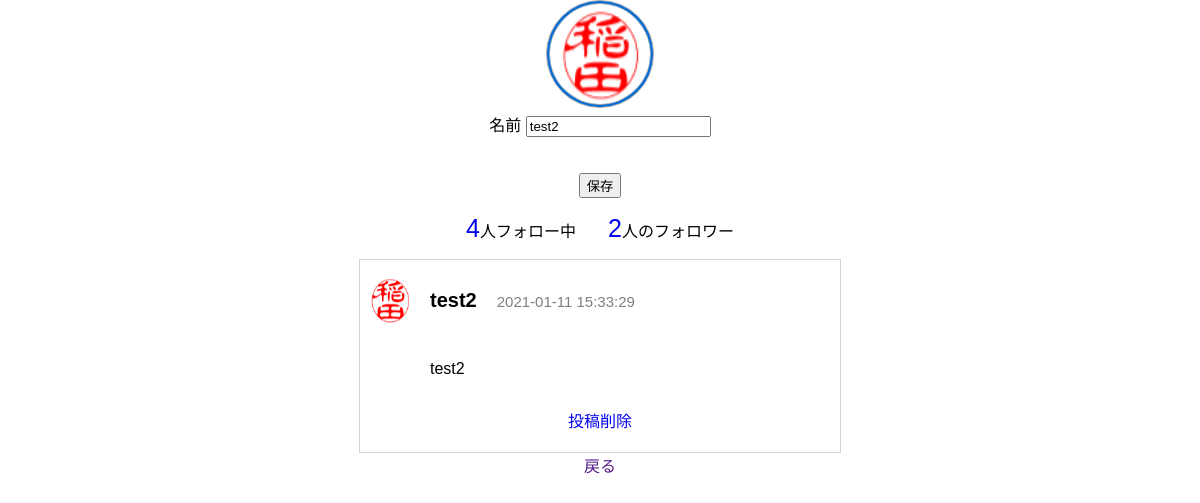
The app's page /profile.php (signed in) with its own data.
### tables this page shows
CREATE TABLE `gs_bm_table` (
  `id` int(12) NOT NULL,
  `name` varchar(64) NOT NULL,
  `email` varchar(128) NOT NULL,
  `sex` text NOT NULL,
  `age` text NOT NULL,
  `time` datetime NOT NULL,
  `password` text NOT NULL,
  `image` varchar(128) NOT NULL,
  `loginflag` tinyint(1) NOT NULL,
  `checkflag` tinyint(1) NOT NULL
);

CREATE TABLE `gs_tweet_table` (
  `id` int(12) NOT NULL,
  `userid` int(12) NOT NULL,
  `name` varchar(64) NOT NULL,
  `email` varchar(128) NOT NULL,
  `tweet` varchar(256) NOT NULL,
  `date` datetime NOT NULL,
  `image` varchar(128) NOT NULL
);

### funcs.php (called while the page is built)
<?php
function h($str)
{
    return htmlspecialchars($str, ENT_QUOTES);
}

### profile.php (the view, shortened to what this page needs)
<?php
    require_once('funcs.php');
    $id = $_SESSION["id"];
    $page = $_SESSION["page"];
    $db = connectDB();
    $sql = "SELECT * FROM gs_bm_table WHERE id=:id";
    $stmt = $db->prepare($sql);
    $stmt->bindValue(':id', h($id), PDO::PARAM_STR);
    $status = $stmt->execute();
    if($status==false){
        $error = $stmt->errorInfo();
        echo '何か問題があったので最初からお願いします';
        exit('<br><button><a href="index.html">登録画面へ戻る</a></button>');
    }else{
        $row = $stmt->fetch();
    }
?>
<?php
    $sql2 = 'SELECT * FROM gs_follow_table';
    $stmt2 = $db->prepare($sql2);
    $status2 = $stmt2->execute();
    $followcount = 0;
    $followercount = 0;
    if($status2==false){
        $error = $stmt->errorInfo();
        echo '何か問題があったので最初からお願いします';
        exit('<br><button><a href="index.html">登録画面へ戻る</a></button>');
    }else{
        while($result = $stmt2->fetch(PDO::FETCH_ASSOC)){
            if($result["userid"] == $row["id"]){
                $followcount++;
            }
            if($result["followid"] == $row["id"]){
                $followercount++;
            }
        }
    }
?>
<?php
    $stmt3 = $db->prepare('SELECT * FROM gs_tweet_table');
    $status3 = $stmt3->execute();
    $view="";
    $count=0;
    if($status3==false){
        echo '何か問題があったので最初からお願いします';
        exit('<br><button><a href="index.html">登録画面へ戻る</a></button>');
    }else{
        while($result3 = $stmt3->fetch(PDO::FETCH_ASSOC)){
            if($result3["name"] == $row["name"]){
                $view = '</div>'.$view;
                $view = '</form>'.$view;
                $view = '<a href="javascript:delete'.$count.'.submit()">'.'投稿削除'.'</a>'.$view;
                $view = '<input type="hidden" name="id" value="'.$result3["id"].'">'.$view;
                $view = '</div>' . $view;
                $view = '<p>'.h($result3["tweet"]).'</p>'.$view;
                $view = '<h4>'.h($result3["name"]).'<span>'.h($result3["date"]).'</span></h4>'.$view;
                $view = '<div class="mytweet">' . $view;
                $view = '<img src="'.h($result3["image"]).'" width="50px" height="50px">'.$view;
                $view = '<form name="delete'.$count.'" action="tweetdelete.php" method="post">'.$view;
                $view = '<div class="comment">'.$view;
                $count++;
            }
        }
    }
?>
<!DOCTYPE html>
<html lang="en">
<head>
    <link rel="stylesheet" href="css/profileStyle.css">
</head>
<body class="profilebody">
    <form action="profileupdate.php" method="post" enctype="multipart/form-data">
        <label class="filelabel">
            <img src="<?=$row['image']?>" id="mainimage" width="100px" height="100px">
        </label><br>
        <label><span>名前</span>
            <input type="text" name="name" value="<?=$row['name']?>"><br>
        </label>
        <input type="hidden" name="id" value="<?=$row['id']?>"><br>
        <input type="hidden" name="email" value="<?=$row['email']?>"><br>
        <input type="submit" value="保存">
    </form>
    <p class="followCount"><a href="javascript:followAll.submit()"><?=$followcount?></a>人フォロー中　　<a href="javascript:followAll1.submit()"><?=$followercount?></a>人のフォロワー</p>
    <div class="mainContent">
        <?=nl2br($view)?>
    </div>
    <?='<a href="'.$page.'">戻る</a>'?>
</body>
</html>

### css/profileStyle.css (style rules this page uses)
body { width: auto; margin: 0; padding: 0; font-family: arial; }
a { text-decoration: none; }
input { outline: none; }
.profilebody { width: 100%; text-align: center; }
.filelabel img { width: 100px; height: 100px; border-radius: 100%; color: #AAAAAA; background-color: #006DD9; border: double 4px #AAAAAA; }
.comment { border: 1px solid lightgray; width: 40%; margin: auto; padding: 10px 0; }
.comment form { width: 100%; padding-bottom: 10px; margin: 0; }
.comment img { float: left; margin: 5px; }
.mytweet { float: left; padding-left: 10px; }
.mytweet h4 { font-size: 20px; line-height: 3; margin: 0; }
.mytweet p { padding: 30px 0; margin: 0; float: left; text-align: start; }
.comment a { clear: both; display: block; content: ""; }
.comment span { font-weight: 100; padding-left: 20px; font-size: 15px; opacity: 0.5; }

### profile.php (style rules this page uses)
.followCount a { font-size: 25px; }

### records on screen
gs_bm_table: image (picture), name "test2"
gs_tweet_table: image (picture), name "test2", date "2021-01-11 15:33:29", tweet "test2"

### other values on screen
$followcount "4"
$followercount "2"
